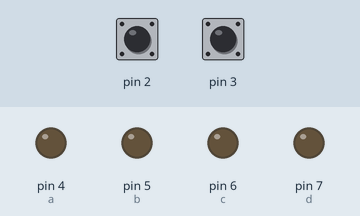
Recording of a sketch running on a simulated Arduino Uno, built with avr-gcc and run on an emulated ATmega328P. On the bench: output pins drawn as LEDs (lit = HIGH). Inputs (shaded band) come from the test bench; at power-on: pin 2 LOW, pin 3 LOW.

Above: at 1.2 s.
1.3 s: pin 2 pulsed HIGH 5 times (0.12 s each, 0.3 s apart)
At 4.3 s:
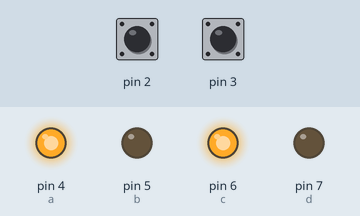
5.8 s: pin 3 pulsed HIGH 5 times (0.12 s each, 0.3 s apart)
At 7.9 s:
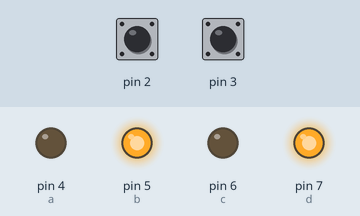
Timing chart, 0 to 10.0 s (numbered marks = the images above; inputs shaded):
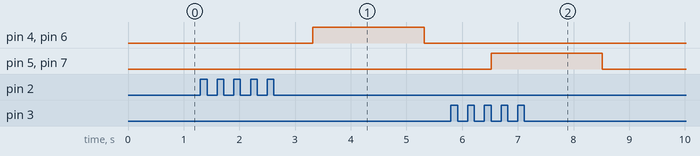

Measured:
- after the input at 1.3 s, pin 4 (a), pin 6 (c): LOW → HIGH after 2.0 s, → LOW 2.0 s later
- after the input at 5.8 s, pin 5 (b), pin 7 (d): LOW → HIGH after 0.72 s, → LOW 2.0 s later

The sketch:

stage_2.ino
```cpp
double ch2=2;  //for left motor
int a=4; int b=5;

double ch3=3; //for right motor
int c=6; int d=7;


void setup()
{
  Serial.begin(9600);

  pinMode(2,INPUT);
  pinMode(4,OUTPUT); pinMode(5,OUTPUT);

  pinMode(3,INPUT);
  pinMode(6,OUTPUT); pinMode(7,OUTPUT);

}

void loop()
{
ch2 = pulseIn(2,HIGH);
ch3 = pulseIn(3,HIGH);

if((ch2==0)&&(ch3==0)) //NO output
{
 digitalWrite(a,LOW); digitalWrite(b,LOW);
 digitalWrite(c,LOW);digitalWrite(d,LOW);
}

else if((ch2>1530)&&(ch3>1530)) // FORWARD
{
digitalWrite(a,HIGH); digitalWrite(b,LOW);
 digitalWrite(c,LOW);digitalWrite(d,HIGH);
}

else if((ch2>1530)&&(ch3<1460)) //RIGHT
{
   digitalWrite(a,HIGH); digitalWrite(b,LOW);
 digitalWrite(c,HIGH);digitalWrite(d,LOW);

}

else if((ch2<1460)&&(ch3>1530)) //LEFT
{
  digitalWrite(a,LOW); digitalWrite(b,HIGH);
 digitalWrite(c,LOW);digitalWrite(d,HIGH);
}

else if((ch2<1460)&&(ch3<1460)) // BACKWARD
{  digitalWrite(a,LOW); digitalWrite(b,HIGH);
 digitalWrite(c,HIGH);digitalWrite(d,LOW);

}

else if((ch2>1530)&&(ch3==0)) //ONLY LEFT WHEEL FORWARD
{
  digitalWrite(a, HIGH); digitalWrite(b, LOW);
  digitalWrite(c, LOW);digitalWrite(d, LOW);
}

else if((ch2<1460)&&(ch3==0)) //ONLY LEFT WHEEL BACKWARD
{
  digitalWrite(a, LOW); digitalWrite(b, HIGH);
  digitalWrite(c, LOW);digitalWrite(d, LOW);
}

else if((ch2==0)&&(ch3>1530)) //ONLY RIGHT WHEEL FORWARD
{
  digitalWrite(a, LOW); digitalWrite(b, LOW);
  digitalWrite(c, LOW);digitalWrite(d, HIGH);
}

else if((ch2==0)&&(ch3<1460)) //ONLY RIGHT WHEEL BACKWARD
{
  digitalWrite(a, LOW); digitalWrite(b, LOW);
  digitalWrite(c, HIGH);digitalWrite(d, LOW);
}

}
```
